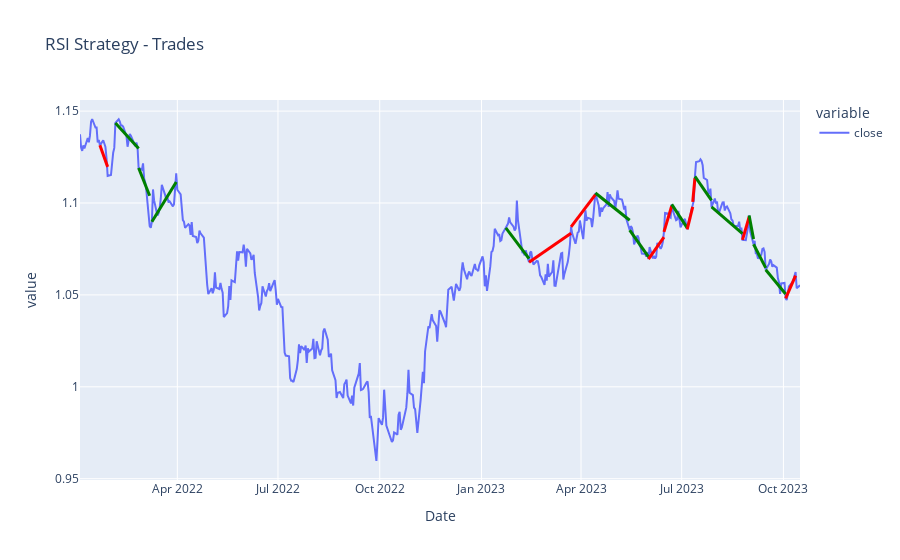

Notebook cell for this chart:
### Markdown cell above
## Visualizing the Backtest

### Code cell
# analysing closed positions only
backtest_result = backtest_result[backtest_result['status'] == 'closed']

# visualizing trades
fig_backtest = px.line(df, x=df.index, y=['close'], title='RSI Strategy - Trades')

# adding trades to plots
for i, position in backtest_result.iterrows():
    if position.status == 'closed':
        fig_backtest.add_shape(type="line",
            x0=position.open_datetime, y0=position.open_price, x1=position.close_datetime, y1=position.close_price,
            line=dict(
                color="green" if position.profit >= 0 else "red",
                width=3)
            )

fig_backtest

### Figure 1 — Plotly figure (JSON) as saved in the notebook; plotly's stock layout.template omitted (floating-point values rounded to 4 significant figures; data arrays with more than 128 entries replaced by an {"elided": "..."} marker saying what was removed)
{"data": [{"hovertemplate": "variable=close<br>Date=%{x}<br>value=%{y}<extra></extra>", "legendgroup": "close", "line": {"color": "#636efa", "dash": "solid"}, "marker": {"symbol": "circle"}, "mode": "lines", "name": "close", "orientation": "v", "showlegend": true, "type": "scatter", "x": {"elided": "466 str values"}, "xaxis": "x", "y": {"elided": "466 float values"}, "yaxis": "y"}], "layout": {"autosize": true, "legend": {"title": {"text": "variable"}, "tracegroupgap": 0}, "shapes": [{"line": {"color": "red", "width": 3}, "type": "line", "x0": "2022-01-21T00:00:00", "x1": "2022-01-28T00:00:00", "y0": 1.131, "y1": 1.12}, {"line": {"color": "green", "width": 3}, "type": "line", "x0": "2022-02-04T00:00:00", "x1": "2022-02-25T00:00:00", "y0": 1.144, "y1": 1.13}, {"line": {"color": "green", "width": 3}, "type": "line", "x0": "2022-02-25T00:00:00", "x1": "2022-03-07T00:00:00", "y0": 1.119, "y1": 1.104}, {"line": {"color": "green", "width": 3}, "type": "line", "x0": "2022-03-09T00:00:00", "x1": "2022-03-31T00:00:00", "y0": 1.09, "y1": 1.111}, {"line": {"color": "green", "width": 3}, "type": "line", "x0": "2023-01-23T00:00:00", "x1": "2023-02-13T00:00:00", "y0": 1.087, "y1": 1.07}, {"line": {"color": "red", "width": 3}, "type": "line", "x0": "2023-02-13T00:00:00", "x1": "2023-03-23T00:00:00", "y0": 1.068, "y1": 1.084}, {"line": {"color": "red", "width": 3}, "type": "line", "x0": "2023-03-23T00:00:00", "x1": "2023-04-14T00:00:00", "y0": 1.087, "y1": 1.105}, {"line": {"color": "green", "width": 3}, "type": "line", "x0": "2023-04-14T00:00:00", "x1": "2023-05-15T00:00:00", "y0": 1.105, "y1": 1.091}, {"line": {"color": "green", "width": 3}, "type": "line", "x0": "2023-05-15T00:00:00", "x1": "2023-06-01T00:00:00", "y0": 1.085, "y1": 1.071}, {"line": {"color": "red", "width": 3}, "type": "line", "x0": "2023-06-01T00:00:00", "x1": "2023-06-15T00:00:00", "y0": 1.07, "y1": 1.081}, {"line": {"color": "red", "width": 3}, "type": "line", "x0": "2023-06-15T00:00:00", "x1": "2023-06-22T00:00:00", "y0": 1.084, "y1": 1.098}, {"line": {"color": "green", "width": 3}, "type": "line", "x0": "2023-06-22T00:00:00", "x1": "2023-07-06T00:00:00", "y0": 1.099, "y1": 1.086}, {"line": {"color": "red", "width": 3}, "type": "line", "x0": "2023-07-06T00:00:00", "x1": "2023-07-11T00:00:00", "y0": 1.086, "y1": 1.098}, {"line": {"color": "red", "width": 3}, "type": "line", "x0": "2023-07-11T00:00:00", "x1": "2023-07-13T00:00:00", "y0": 1.101, "y1": 1.114}, {"line": {"color": "green", "width": 3}, "type": "line", "x0": "2023-07-13T00:00:00", "x1": "2023-07-28T00:00:00", "y0": 1.114, "y1": 1.101}, {"line": {"color": "green", "width": 3}, "type": "line", "x0": "2023-07-28T00:00:00", "x1": "2023-08-25T00:00:00", "y0": 1.098, "y1": 1.083}, {"line": {"color": "red", "width": 3}, "type": "line", "x0": "2023-08-25T00:00:00", "x1": "2023-08-31T00:00:00", "y0": 1.08, "y1": 1.092}, {"line": {"color": "green", "width": 3}, "type": "line", "x0": "2023-08-31T00:00:00", "x1": "2023-09-04T00:00:00", "y0": 1.093, "y1": 1.08}, {"line": {"color": "green", "width": 3}, "type": "line", "x0": "2023-09-04T00:00:00", "x1": "2023-09-15T00:00:00", "y0": 1.078, "y1": 1.065}, {"line": {"color": "green", "width": 3}, "type": "line", "x0": "2023-09-15T00:00:00", "x1": "2023-10-03T00:00:00", "y0": 1.064, "y1": 1.05}, {"line": {"color": "red", "width": 3}, "type": "line", "x0": "2023-10-03T00:00:00", "x1": "2023-10-12T00:00:00", "y0": 1.048, "y1": 1.061}], "title": {"text": "RSI Strategy - Trades"}, "xaxis": {"anchor": "y", "autorange": true, "domain": [0, 1], "range": ["2022-01-03", "2023-10-16"], "title": {"text": "Date"}, "type": "date"}, "yaxis": {"anchor": "x", "autorange": true, "domain": [0, 1], "range": [0.9493, 1.156], "title": {"text": "value"}, "type": "linear"}}}
